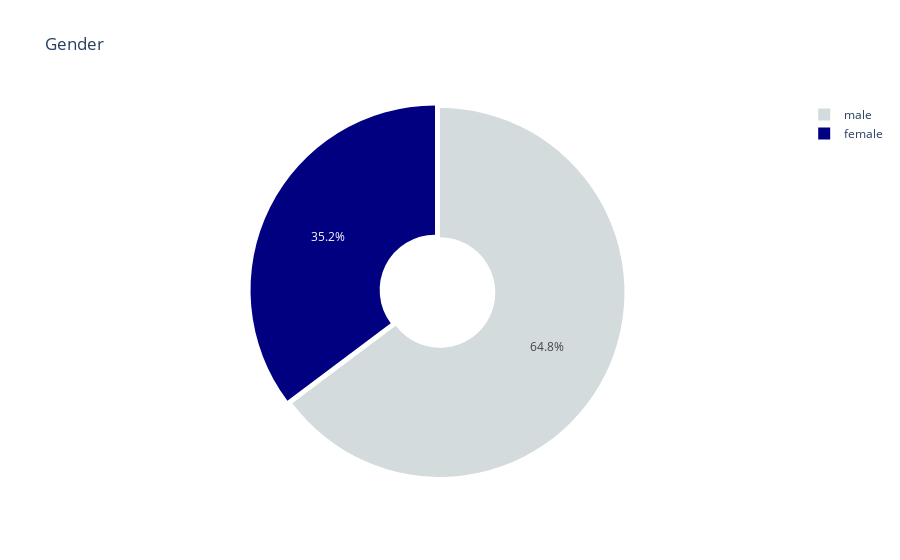

Write notebook code for a chart like this one.
### Markdown cell above
The majority of the passenegers from southampton and least number of passengers from Queenstown.

### Code cell
labels = [x for x in data.Sex.value_counts().index]
values = data.Sex.value_counts()

# Use `hole` to create a donut-like pie chart
fig = go.Figure(data=[go.Pie(labels=labels, values=values, hole=.3,pull=[0.03, 0])])

fig.update_layout(
    title_text="Gender ")
fig.update_traces(marker=dict(colors=night_colors))
fig.show()

### Figure 1 — Plotly figure (JSON) as saved in the notebook; plotly's stock layout.template omitted (floating-point values rounded to 4 significant figures)
{"data": [{"hole": 0.3, "labels": ["male", "female"], "marker": {"colors": ["#D3DBDD", "navy", "#57A7F3"]}, "pull": [0.03, 0], "type": "pie", "values": [577, 314]}], "layout": {"title": {"text": "Gender "}}}
